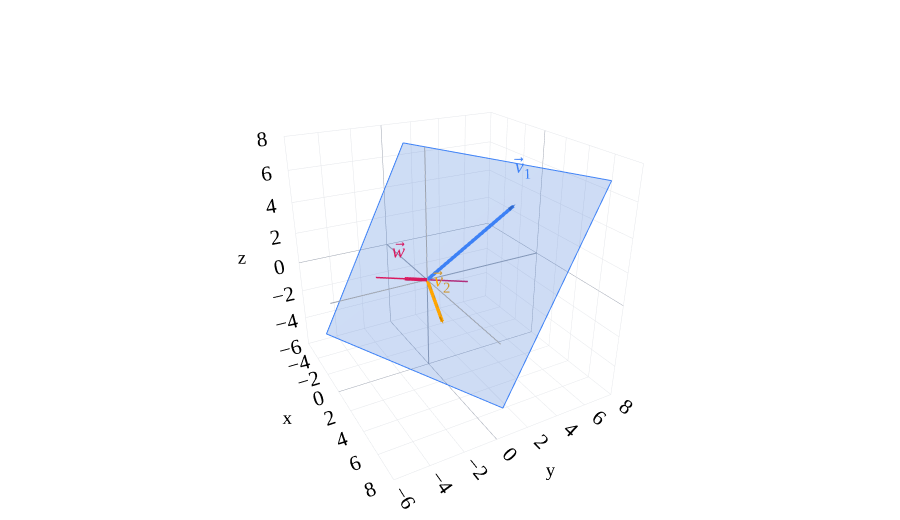

The notebook cell this image was saved under:
### Markdown cell above
---

## Normal vectors and plane equations

In [Chapter 2.1](02-01.ipynb), the coefficients of a line equation gave us a normal vector. In $\mathbb R^3$, a single linear equation describes a **plane**.

Let's keep working with the same plane $P$. So far, we've described it by telling you how to build vectors in it. We'd now like an equation that lets us check whether a given point is on the plane.

Remember that every vector in $P$ looks like

$$\begin{bmatrix}x\\y\\z\end{bmatrix}
=\begin{bmatrix}3a+2b\\4a\\5a-2b\end{bmatrix}.$$

If we substitute these entries into $x-2y+z$, we get

$$\begin{aligned}
x-2y+z
&=(3a+2b)-2(4a)+(5a-2b)\\
&=(3-8+5)a+(2-2)b\\
&=0.
\end{aligned}$$

No matter which $a$ and $b$ we pick, the result is $0$. So, **every vector in $P$ satisfies $x-2y+z=0$**. We still need to check the other direction: could this equation include any extra points that aren't in $P$?

::::{tip} Activity 2
Graph the equation

$$x-2y+z=0.$$

Is it the same as the plane $P$?

:::{tip} Solution
:class: dropdown

**Yes, the graph is exactly $P$.** Rearranging the equation gives $z=2y-x$, which we can graph as a plane:

```{figure} #plot-24-activity-2
:label: fig-24-activity-2
:class: course-caption
:alt: The plane z equals 2y minus x contains the two spanning vectors v1 and v2.

The graph of $z=2y-x$ is the plane $P$.
```

We already checked that every vector in $P$ satisfies the equation. For the other direction, take any point $(x,y,2y-x)$ on the graph. To write its position vector as $a\vec v_1+b\vec v_2$, the first two entries require

$$3a+2b=x,\qquad 4a=y.$$

The second equation gives $a=y/4$. Substituting this into the first gives

$$3\left(\frac y4\right)+2b=x
\quad\Longrightarrow\quad b=\frac x2-\frac{3y}{8}.$$

We chose $a$ and $b$ to match the first two entries. Let's check that the third entry works too:

$$5a-2b=\frac{5y}{4}-2\left(\frac x2-\frac{3y}{8}\right)
=\frac{5y}{4}-x+\frac{3y}{4}=2y-x,$$

exactly as needed. Thus,

$$\begin{bmatrix}x\\y\\2y-x\end{bmatrix}
=\frac y4\begin{bmatrix}3\\4\\5\end{bmatrix}
+\left(\frac x2-\frac{3y}{8}\right)\begin{bmatrix}2\\0\\-2\end{bmatrix}\in P.$$

This works for every point on the graph, so there are no extra points. The equation and the span really do describe the same plane.
:::
::::

Now, remember what we did with line equations in Chapter 2.1: we read off the coefficients to get a normal vector. Let's try the same thing here. The coefficients of $x-2y+z=0$ give us

$$\vec w=\begin{bmatrix}1\\-2\\1\end{bmatrix}.$$

### Code cell
fig=base3()
plane3(fig,(1,-2,1))
n=np.array([1,-2,1])
line3(fig,-2*n,2*n,PINK,width=3)
vec3(fig,(3,4,5),'<i>v</i>⃗<sub>1</sub>',BLUE)
vec3(fig,(2,0,-2),'<i>v</i>⃗<sub>2</sub>',ORANGE,offset=(-0.6,0.2,0.4))
vec3(fig,n,'<i>w</i>⃗',PINK,offset=(0.5,-0.5,0.4))
fig.update_layout(scene_camera=dict(eye=dict(x=2,y=-1.1,z=1.1)))
fig.show()

### Figure 1 — Plotly figure (JSON) as saved in the notebook; plotly's stock layout.template omitted (floating-point values rounded to 4 significant figures)
{"data": [{"hoverinfo": "skip", "line": {"color": "#9ca3af", "dash": "solid", "width": 2}, "mode": "lines", "showlegend": false, "type": "scatter3d", "x": [-6.0, 8.0], "y": [-0.0, 0.0], "z": [-0.0, 0.0]}, {"hoverinfo": "skip", "line": {"color": "#9ca3af", "dash": "solid", "width": 2}, "mode": "lines", "showlegend": false, "type": "scatter3d", "x": [-0.0, 0.0], "y": [-6.0, 8.0], "z": [-0.0, 0.0]}, {"hoverinfo": "skip", "line": {"color": "#9ca3af", "dash": "solid", "width": 2}, "mode": "lines", "showlegend": false, "type": "scatter3d", "x": [-0.0, 0.0], "y": [-0.0, 0.0], "z": [-6.0, 8.0]}, {"colorscale": [[0, "#3d81f6"], [1, "#3d81f6"]], "hoverinfo": "skip", "opacity": 0.24, "showscale": false, "type": "surface", "x": [[-5.0, 7.0], [-5.0, 7.0]], "y": [[-5.0, 1.0], [1.0, 7.0]], "z": [[-5.0, -5.0], [7.0, 7.0]]}, {"hoverinfo": "skip", "line": {"color": "#3d81f6", "dash": "solid", "width": 2}, "mode": "lines", "showlegend": false, "type": "scatter3d", "x": [-5.0, 7.0], "y": [-5.0, 1.0], "z": [-5.0, -5.0]}, {"hoverinfo": "skip", "line": {"color": "#3d81f6", "dash": "solid", "width": 2}, "mode": "lines", "showlegend": false, "type": "scatter3d", "x": [7.0, 7.0], "y": [1.0, 7.0], "z": [-5.0, 7.0]}, {"hoverinfo": "skip", "line": {"color": "#3d81f6", "dash": "solid", "width": 2}, "mode": "lines", "showlegend": false, "type": "scatter3d", "x": [7.0, -5.0], "y": [7.0, 1.0], "z": [7.0, 7.0]}, {"hoverinfo": "skip", "line": {"color": "#3d81f6", "dash": "solid", "width": 2}, "mode": "lines", "showlegend": false, "type": "scatter3d", "x": [-5.0, -5.0], "y": [1.0, -5.0], "z": [7.0, -5.0]}, {"hoverinfo": "skip", "line": {"color": "#d81a60", "dash": "solid", "width": 3}, "mode": "lines", "showlegend": false, "type": "scatter3d", "x": [-2, 2], "y": [4, -4], "z": [-2, 2]}, {"hoverinfo": "skip", "line": {"color": "#3d81f6", "dash": "solid", "width": 7}, "mode": "lines", "showlegend": false, "type": "scatter3d", "x": [0.0, 2.936], "y": [0.0, 3.915], "z": [0.0, 4.894]}, {"anchor": "tip", "colorscale": [[0, "#3d81f6"], [1, "#3d81f6"]], "hoverinfo": "skip", "showscale": false, "sizemode": "absolute", "sizeref": 0.45, "type": "cone", "u": [0.4243], "v": [0.5657], "w": [0.7071], "x": [3.0], "y": [4.0], "z": [5.0]}, {"hoverinfo": "skip", "mode": "text", "text": ["<i>v</i>⃗<sub>1</sub>"], "textfont": {"color": "#3d81f6", "family": "Palatino", "size": 20}, "type": "scatter3d", "x": [3.25], "y": [4.25], "z": [5.35]}, {"hoverinfo": "skip", "line": {"color": "orange", "dash": "solid", "width": 7}, "mode": "lines", "showlegend": false, "type": "scatter3d", "x": [0.0, 1.894], "y": [0.0, 0.0], "z": [0.0, -1.894]}, {"anchor": "tip", "colorscale": [[0, "orange"], [1, "orange"]], "hoverinfo": "skip", "showscale": false, "sizemode": "absolute", "sizeref": 0.45, "type": "cone", "u": [0.7071], "v": [0.0], "w": [-0.7071], "x": [2.0], "y": [0.0], "z": [-2.0]}, {"hoverinfo": "skip", "mode": "text", "text": ["<i>v</i>⃗<sub>2</sub>"], "textfont": {"color": "orange", "family": "Palatino", "size": 20}, "type": "scatter3d", "x": [1.4], "y": [0.2], "z": [-1.6]}, {"hoverinfo": "skip", "line": {"color": "#d81a60", "dash": "solid", "width": 7}, "mode": "lines", "showlegend": false, "type": "scatter3d", "x": [0.0, 0.9388], "y": [0.0, -1.878], "z": [0.0, 0.9388]}, {"anchor": "tip", "colorscale": [[0, "#d81a60"], [1, "#d81a60"]], "hoverinfo": "skip", "showscale": false, "sizemode": "absolute", "sizeref": 0.45, "type": "cone", "u": [0.4082], "v": [-0.8165], "w": [0.4082], "x": [1.0], "y": [-2.0], "z": [1.0]}, {"hoverinfo": "skip", "mode": "text", "text": ["<i>w</i>⃗"], "textfont": {"color": "#d81a60", "family": "Palatino", "size": 20}, "type": "scatter3d", "x": [1.5], "y": [-2.5], "z": [1.4]}], "layout": {"autosize": true, "colorway": ["#3d81f6", "orange", "#d81a60"], "font": {"color": "black", "family": "Palatino", "size": 16}, "height": 520, "margin": {"b": 0, "l": 0, "r": 0, "t": 15}, "paper_bgcolor": "white", "plot_bgcolor": "white", "scene": {"aspectmode": "cube", "bgcolor": "white", "camera": {"eye": {"x": 2, "y": -1.1, "z": 1.1}}, "xaxis": {"backgroundcolor": "white", "dtick": 2, "gridcolor": "#e5e7eb", "range": [-6, 8], "showbackground": true, "showspikes": false, "title": {"text": "x"}, "zerolinecolor": "#9ca3af"}, "yaxis": {"backgroundcolor": "white", "dtick": 2, "gridcolor": "#e5e7eb", "range": [-6, 8], "showbackground": true, "showspikes": false, "title": {"text": "y"}, "zerolinecolor": "#9ca3af"}, "zaxis": {"backgroundcolor": "white", "dtick": 2, "gridcolor": "#e5e7eb", "range": [-6, 8], "showbackground": true, "showspikes": false, "title": {"text": "z"}, "zerolinecolor": "#9ca3af"}}, "showlegend": false, "xaxis": {"gridcolor": "#e5e7eb", "zerolinecolor": "#9ca3af"}, "yaxis": {"gridcolor": "#e5e7eb", "zerolinecolor": "#9ca3af"}}}
